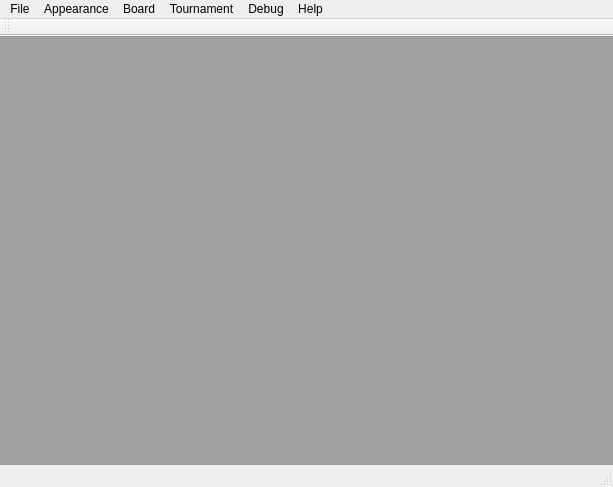
<?xml version="1.0" encoding="UTF-8"?>
<ui version="4.0">
 <class>MainWindow</class>
 <widget class="QMainWindow" name="MainWindow">
  <property name="geometry">
   <rect>
    <x>0</x>
    <y>0</y>
    <width>613</width>
    <height>487</height>
   </rect>
  </property>
  <property name="windowTitle">
   <string>Livius</string>
  </property>
  <property name="windowIcon">
   <iconset resource="livius.qrc">
    <normaloff>:/livius/resources/livius.png</normaloff>:/livius/resources/livius.png</iconset>
  </property>
  <widget class="QWidget" name="centralWidget">
   <widget class="QMdiArea" name="mdiArea">
    <property name="geometry">
     <rect>
      <x>-1</x>
      <y>-1</y>
      <width>853</width>
      <height>682</height>
     </rect>
    </property>
   </widget>
  </widget>
  <widget class="QMenuBar" name="menuBar">
   <property name="geometry">
    <rect>
     <x>0</x>
     <y>0</y>
     <width>613</width>
     <height>21</height>
    </rect>
   </property>
   <widget class="QMenu" name="menuFile">
    <property name="title">
     <string>File</string>
    </property>
    <addaction name="actionConnect"/>
    <addaction name="actionPGN"/>
    <addaction name="actionSave_config"/>
    <addaction name="actionExit"/>
   </widget>
   <widget class="QMenu" name="menuAppearance">
    <property name="title">
     <string>Appearance</string>
    </property>
    <widget class="QMenu" name="menuColor_theme">
     <property name="title">
      <string>Color theme</string>
     </property>
     <addaction name="actionBrown"/>
     <addaction name="actionBlue_1"/>
     <addaction name="actionBlue_2"/>
     <addaction name="actionGreen"/>
     <addaction name="separator"/>
     <addaction name="actionTLCV"/>
     <addaction name="actionFritz_blue"/>
     <addaction name="actionShredder"/>
     <addaction name="actionArena"/>
     <addaction name="actionWinboard"/>
     <addaction name="actionChess_Partner"/>
     <addaction name="actionChess_King"/>
    </widget>
    <addaction name="menuColor_theme"/>
    <addaction name="actionBoard_light_squares"/>
    <addaction name="actionBoard_dark_squares"/>
    <addaction name="actionBoard_border"/>
    <addaction name="actionBoard_highlight"/>
    <addaction name="separator"/>
    <addaction name="actionPiece_set"/>
    <addaction name="separator"/>
    <addaction name="actionFonts"/>
   </widget>
   <widget class="QMenu" name="menuTournament">
    <property name="title">
     <string>Tournament</string>
    </property>
    <addaction name="actionResults"/>
    <addaction name="actionE_mail_game"/>
   </widget>
   <widget class="QMenu" name="menuBoard">
    <property name="title">
     <string>Board</string>
    </property>
    <addaction name="actionFlipBoard"/>
   </widget>
   <widget class="QMenu" name="menuHelp">
    <property name="title">
     <string>Help</string>
    </property>
    <addaction name="actionAbout"/>
   </widget>
   <widget class="QMenu" name="menuDebug">
    <property name="title">
     <string>Debug</string>
    </property>
    <addaction name="actionShowDebugConsole"/>
   </widget>
   <addaction name="menuFile"/>
   <addaction name="menuAppearance"/>
   <addaction name="menuBoard"/>
   <addaction name="menuTournament"/>
   <addaction name="menuDebug"/>
   <addaction name="menuHelp"/>
  </widget>
  <widget class="QToolBar" name="mainToolBar">
   <attribute name="toolBarArea">
    <enum>TopToolBarArea</enum>
   </attribute>
   <attribute name="toolBarBreak">
    <bool>false</bool>
   </attribute>
  </widget>
  <widget class="QStatusBar" name="statusBar"/>
  <action name="actionConnect">
   <property name="text">
    <string>Connect</string>
   </property>
  </action>
  <action name="actionExit">
   <property name="text">
    <string>Exit</string>
   </property>
  </action>
  <action name="actionBoard_light_squares">
   <property name="text">
    <string>Board light squares</string>
   </property>
  </action>
  <action name="actionBoard_dark_squares">
   <property name="text">
    <string>Board dark squares</string>
   </property>
  </action>
  <action name="actionPiece_set">
   <property name="text">
    <string>Piece set</string>
   </property>
  </action>
  <action name="actionBoard_border">
   <property name="text">
    <string>Board border</string>
   </property>
  </action>
  <action name="actionBoard_highlight">
   <property name="text">
    <string>Board highlight</string>
   </property>
  </action>
  <action name="actionResults">
   <property name="text">
    <string>Results</string>
   </property>
   <property name="shortcut">
    <string>Ctrl+R</string>
   </property>
  </action>
  <action name="actionE_mail_game">
   <property name="text">
    <string>E-mail game</string>
   </property>
   <property name="shortcut">
    <string>Ctrl+E</string>
   </property>
  </action>
  <action name="actionBrown">
   <property name="text">
    <string>Brown</string>
   </property>
  </action>
  <action name="actionBlue_1">
   <property name="text">
    <string>Blue 1</string>
   </property>
  </action>
  <action name="actionBlue_2">
   <property name="text">
    <string>Blue 2</string>
   </property>
  </action>
  <action name="actionGreen">
   <property name="text">
    <string>Green</string>
   </property>
  </action>
  <action name="actionTLCV">
   <property name="text">
    <string>TLCV</string>
   </property>
  </action>
  <action name="actionFritz_blue">
   <property name="text">
    <string>Fritz blue</string>
   </property>
  </action>
  <action name="actionShredder">
   <property name="text">
    <string>Shredder</string>
   </property>
  </action>
  <action name="actionArena">
   <property name="text">
    <string>Arena</string>
   </property>
  </action>
  <action name="actionWinboard">
   <property name="text">
    <string>Winboard</string>
   </property>
  </action>
  <action name="actionChess_Partner">
   <property name="text">
    <string>Chess Partner</string>
   </property>
  </action>
  <action name="actionChess_King">
   <property name="text">
    <string>Chess King</string>
   </property>
  </action>
  <action name="actionSave_config">
   <property name="text">
    <string>Save config</string>
   </property>
  </action>
  <action name="actionPGN">
   <property name="text">
    <string>PGN</string>
   </property>
   <property name="shortcut">
    <string>Ctrl+P</string>
   </property>
  </action>
  <action name="actionFonts">
   <property name="text">
    <string>Fonts</string>
   </property>
  </action>
  <action name="actionFlipBoard">
   <property name="text">
    <string>Flip</string>
   </property>
   <property name="toolTip">
    <string>Flip board</string>
   </property>
   <property name="shortcut">
    <string>Ctrl+F</string>
   </property>
  </action>
  <action name="actionAbout">
   <property name="text">
    <string>About</string>
   </property>
  </action>
  <action name="actionShowDebugConsole">
   <property name="text">
    <string>Show console</string>
   </property>
   <property name="shortcut">
    <string>Ctrl+D</string>
   </property>
  </action>
 </widget>
 <layoutdefault spacing="6" margin="11"/>
 <resources>
  <include location="livius.qrc"/>
 </resources>
 <connections/>
</ui>
